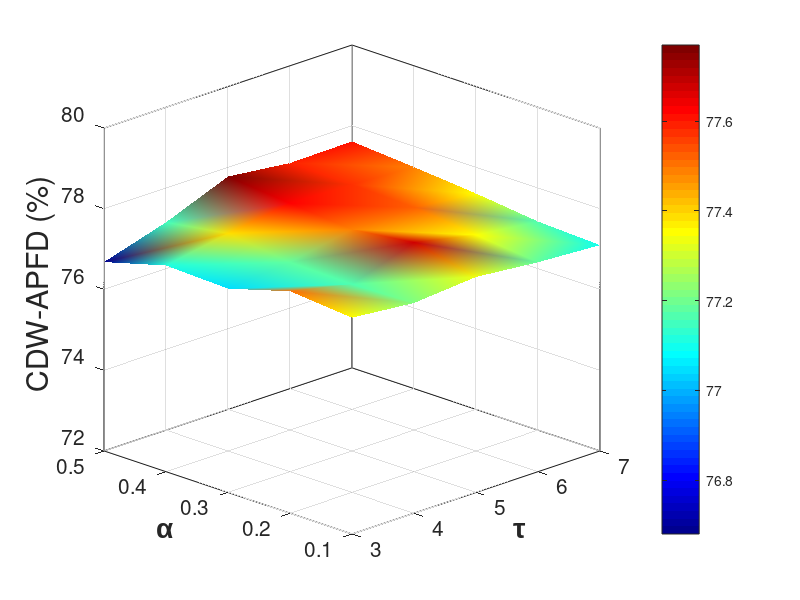

Write the MATLAB code that produced this figure.
clear;
clc;
alpha_values = [0.1, 0.2, 0.3, 0.4, 0.5]; % p_values
beta_values = [3, 4, 5, 6, 7];  % q_values

acc_data_orl = [
    0.7736, 0.7721, 0.7734, 0.7719, 0.7710;
    0.7750, 0.7716, 0.7768, 0.7735, 0.7717;
    0.7705, 0.7719, 0.7749, 0.7752, 0.7735;
    0.7711, 0.7739, 0.7762, 0.7757, 0.7749;
    0.7668, 0.7715, 0.7777, 0.7759, 0.7761
]*100;



[X, Y] = meshgrid(1:length(beta_values), 1:length(alpha_values));

figure('Position', [100, 100, 700, 550]); 


s = surf(X, Y, acc_data_orl);

shading interp; 
colormap('jet'); 
colorbar;
view(-45, 20); 

set(gca, 'XTick', 1:length(beta_values), 'XTickLabel', beta_values);
set(gca, 'YTick', 1:length(alpha_values), 'YTickLabel', alpha_values);
set(gca, 'FontSize', 15);

xlim([1, length(beta_values)]);
ylim([1, length(alpha_values)]);
zlim([72, 80]);
ax = gca;

font_name = 'Arial';
font_size_axis = 16;
font_size_label = 20;
xlabel('\tau', 'FontName', font_name, 'FontSize', font_size_label, 'FontWeight', 'bold');
ylabel('\alpha', 'FontName', font_name, 'FontSize', font_size_label, 'FontWeight', 'bold');
zlabel('CDW-APFD (%)', 'FontSize', 22);
box on;
grid on;
